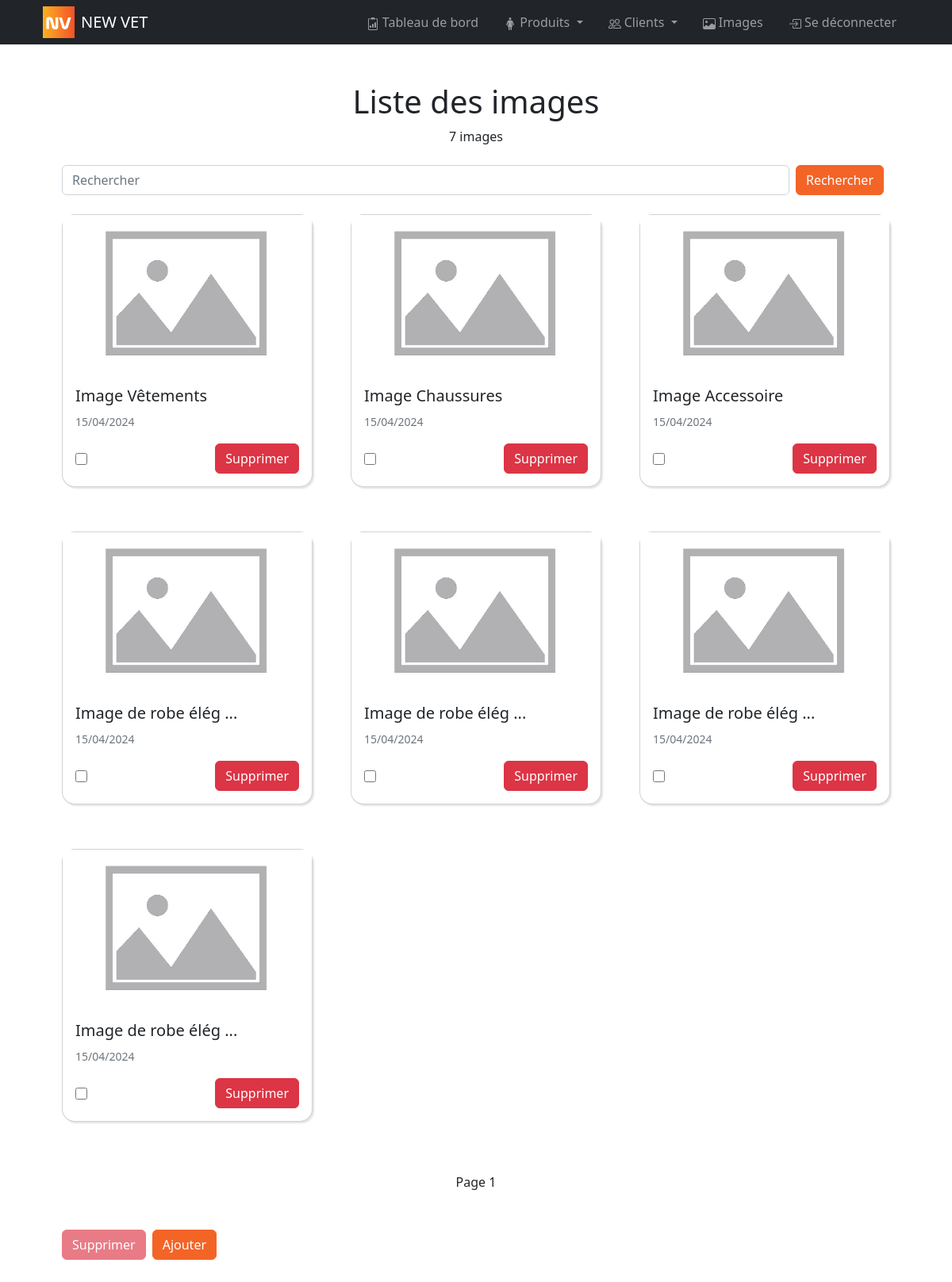
The page /bo/pages/images/index.php (signed in) on the database its author committed.
### tables this page shows
CREATE TABLE image(
        slug VARCHAR (50) NOT NULL UNIQUE,
        name VARCHAR (50),
        alt VARCHAR (250),
        path VARCHAR (250) NOT NULL,
        weight INT,
        extention VARCHAR (5),
        is_deleted BOOLEAN NOT NULL DEFAULT 0,
        created_at DATETIME NOT NULL DEFAULT NOW(),
        CONSTRAINT image_PK PRIMARY KEY (slug)
);

### models/image.php (called while the page is built, shortened)
<?php
function getImages($search = null, $sort = array(array('order' => 'ASC', 'order_by' => 'created_at')), $offset = null, $per_page = 10)
{
    $dbh = db_connect();
    $sql = "SELECT * FROM image";
    $sql .= " WHERE 1 = 1";
    $sql .= " AND is_deleted = 0";
    if ($sort) {
        $sql .= " ORDER BY ";
        foreach ($sort as $key => $value) {
            $sql .= "COALESCE(" . $value['order_by'] . ", 9999999) " . strtoupper($value['order']);
        }
    }
    if ($per_page) $sql .= " LIMIT :per_page";
    try {
        $sth = $dbh->prepare($sql);
        if ($per_page) $sth->bindValue(":per_page", $per_page, PDO::PARAM_INT);
        $sth->execute();
        $images = $sth->fetchAll(PDO::FETCH_ASSOC);
    } catch (PDOException $e) {
        die("Erreur lors de la requête SQL #36: " . $e->getMessage());
    }
    return $images;
}
function getImagesCount($search = null)
{
    $dbh = db_connect();
    $sql = "SELECT COUNT(*) FROM image WHERE 1 = 1 AND is_deleted = 0";
    try {
        $sth = $dbh->prepare($sql);
        $sth->execute();
        $count = $sth->fetchColumn();
    } catch (PDOException $e) {
        die("Erreur lors de la requête SQL #37: " . $e->getMessage());
    }
    return $count;
}

### helpers/image_or_placeholder.php (called while the page is built)
<?php
function image_or_placeholder($img_path, $full_placeholder_path = 'assets/img/default-img.webp')
{
    $full_img_path = UPLOAD_PATH . $img_path;
    $full_img_url = UPLOAD_URL . $img_path;
    if ($img_path && file_exists($full_img_path)) {
        return $full_img_url;
    } else {
        return APP_URL . $full_placeholder_path;
    }
}

### helpers/three_dots_string.php (called while the page is built)
<?php
function three_dots_string(string $txt, int $max = 100)
{
    if (strlen($txt) > $max) return substr($txt, 0, $max) . ' ...';
    return $txt;
}

### helpers/fr_date.php (called while the page is built)
<?php
function fr_date($inputDate) {
    $dateTime = new DateTime($inputDate);
    $formattedDate = $dateTime->format('d/m/Y');
    return $formattedDate;
}

### bo/pages/images/index.php (the view, shortened to what this page needs)
<?php
include_once APP_PATH . "/models/image.php";
include_once APP_PATH . "/helpers/three_dots_string.php";
include_once APP_PATH . "/helpers/fr_date.php";
$search = isset($_GET['search']) ? $_GET['search'] : null;
$order_by = isset($_GET['order_by']) ? $_GET['order_by'] : 'created_at';
$order = isset($_GET['order']) && $_GET['order'] == 'desc' ? 'DESC' : 'ASC';
$page = isset($_GET['page']) ? $_GET['page'] : 1;
$sort = array(array('order' => $order, 'order_by' => $order_by));
$images_count = getImagesCount($search);
$per_page = 10;
$offset = ($page - 1) * $per_page;
$maxPage = ceil($images_count / $per_page);
$images = getImages($search, $sort, $offset, $per_page);
?>
<!DOCTYPE html>
<html lang="fr">
<head>
    <link href="<?= APP_URL ?>bo/style/bootstrap.css" rel="stylesheet">
    <link href="<?= APP_URL ?>bo/style/main.css" rel="stylesheet">
</head>
<body>
    <?php include_once APP_PATH . "/bo/partials/header.php"; ?>
    <div class="container p-4 p-lg-5">
        <h1 class="text-center">Liste des images</h1>
        <p class="text-center"><?= $images_count ?> image<?php if ($images_count > 1) : ?>s<?php endif; ?></p>
        <form class="d-flex justify-content-between my-4" method="GET">
            <input class="form-control mr-sm-2" id="search" type="search" placeholder="Rechercher" aria-label="Search" name="search" value="<?= $search ?>">
            <button class="btn btn-primary mx-2 my-sm-0" type="submit">Rechercher</button>
        </form>
        <div class='row gx-4 gx-lg-5'>
            <?php
            foreach ($images as $image) {
            ?>
                <div class="col-md-4 mb-5">
                    <div class="card mb-2">
                        <img src="<?= image_or_placeholder(isset($image['path']) ? $image['path'] : '') ?>" class="card-img-top object-fit-cover" alt="<?= $image['alt'] ?>" width="100%" height="200px">
                        <div class="card-body">
                            <h5 class="card-title">
                                <?= three_dots_string($image['name'], 20) ?>
                            </h5>
                            <p class="card-text">
                                <?php if ($image['created_at']) : ?>
                                    <small class="text-muted">
                                        <?= fr_date($image['created_at']) ?>
                                    </small>
                                <?php endif; ?>
                            </p>
                            <div class="d-flex justify-content-between align-items-center">
                                <input type="checkbox" name="selected_images[]" value="<?= $image['slug'] ?>" onclick="enableSupprButton()">
                                <a href="<?= APP_URL ?>bo/pages/images/delete_image.php?slug=<?= $image['slug'] ?>" class="btn btn-danger">Supprimer</a>
                            </div>
                        </div>
                    </div>
                </div>
            <?php
            }
            ?>
        </div>
        <div class="d-flex justify-content-between my-2">
            <?php if ($page > 1) : ?>
                <a href="?search=<?= $search ?>&page=<?= $page - 1 ?>&order_by=<?= $order_by ?>&order=<?= $order ?>">Page précédent (<?= $page - 1 ?>)</a>
            <?php else : ?>
                <span>&nbsp;</span>
            <?php endif; ?>
            <span>Page <?= $page ?></span>
            <?php if ($page < $maxPage) : ?>
                <a href="?search=<?= $search ?>&page=<?= $page + 1 ?>&order_by=<?= $order_by ?>&order=<?= $order ?>">Page suivant (<?= $page + 1 ?>)</a>
            <?php else : ?>
                <span>&nbsp;</span>
            <?php endif; ?>
        </div>
        <div class="d-flex justify-content-start gap-2 my-5">
            <button id="delete-images" class="btn btn-danger" disabled onclick="deleteSelectedImages()">Supprimer</button>
            <a href="<?= APP_URL ?>bo/pages/images/create_image.php" class="btn btn-primary">Ajouter</a>
        </div>
    </div>
</body>
</html>

### bo/style/main.css (style rules this page uses)
:root { --primary: #F1452B; --secondary: #FEBD21; }
input[type="checkbox"] { accent-color: var(--primary); width: 15px; height: 15px; }
.object-fit-cover { object-fit: cover; }

### rows shown on the page
image: name "Image Vêtements", created_at "15/04/2024"
image: name "Image Chaussures", created_at "15/04/2024"
image: name "Image Accessoire", created_at "15/04/2024"
image: name "Image de robe élég ...", created_at "15/04/2024"
image: name "Image de robe élég ...", created_at "15/04/2024"
image: name "Image de robe élég ...", created_at "15/04/2024"
image: name "Image de robe élég ...", created_at "15/04/2024"

### other values the page prints
APP_NAME "NEW VET"
$images_count "7"
$page "1"
